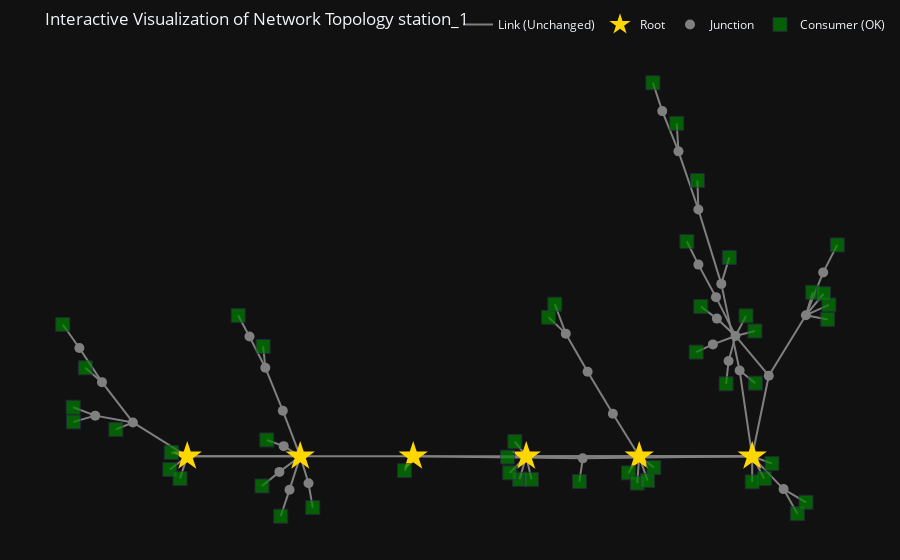

The code cell stored with this chart in its notebook:
### Markdown cell above
The following code provides an interactive tool for exploring network data by station. Use the dropdown menu to select a station, and the analysis results, including network properties and visualizations, will update automatically. Simply choose a station to see its network details.

### Code cell
# ==============================================================================
# --- JUPYTER-FRIENDLY INTERACTIVE WIDGETS ---
# ==============================================================================
import ipywidgets as widgets
from IPython.display import display, clear_output

# Get a list of all unique stations
all_stations = sorted(df_full['station'].unique())

# 1. Create the dropdown widget
station_dropdown = widgets.Dropdown(
    options=all_stations,
    description='Select Station:',
    value=all_stations[0] if all_stations else None,
    disabled=False,
)

# 2. Create an output widget to hold the prints and plots
output_area = widgets.Output()

# 3. Define the function that runs when the dropdown value changes
def on_station_change(change):
    selected_station = change['new']
    
    with output_area:
        clear_output(wait=True)
        print(f"--- Running analysis for station: '{selected_station}' ---")
        df_one_station = df_full[df_full['station'] == selected_station].copy()
        
        # Build the graph using the MODIFIED function
        G, consumer_props, roots = build_and_simplify_network(df_one_station)
        
        print("\n--- Results ---")
        print(f"Simplified graph has {G.number_of_nodes()} nodes and {G.number_of_edges()} edges.")
        print(f"Identified {len(roots)} root node(s): {roots}")
        print(f"Found properties for {len(consumer_props)} unique consumers.")
        
        print("\n--- Network Topology ---")
        visualize_network_topology(graph=G, root_node_ids=roots, optimize_space=True, station_name=selected_station)

# 4. Link the function to the dropdown widget
station_dropdown.observe(on_station_change, names='value')

# 5. Display the UI and run the analysis for the initial default value
print("Use the dropdown below to select a station.")
display(station_dropdown, output_area)

if station_dropdown.value:
    on_station_change({'new': station_dropdown.value})

### Figure 1 — Plotly figure (JSON) as saved in the notebook; plotly's stock layout.template omitted (floating-point values rounded to 4 significant figures; data arrays with more than 128 entries replaced by an {"elided": "..."} marker saying what was removed)
{"data": [{"hoverinfo": "none", "line": {"color": "grey", "width": 2}, "mode": "lines", "name": "Link (Unchanged)", "type": "scatter", "x": {"elided": "249 float values"}, "y": {"elided": "249 float values"}}, {"hoverinfo": "text", "marker": {"opacity": 0, "size": 15}, "mode": "markers", "showlegend": false, "text": ["Connection: FLU0000001_node-FLU0000022_node<br>Link Length: 135.7 m<br>Aggregated Imax: 165.00 A", "Connection: FLU0000001_node-HAS0000164_node<br>Link Length: 20.5 m<br>Aggregated Imax: 125.00 A", "Connection: FLU0000001_node-HAS0000165_node<br>Link Length: 27.6 m<br>Aggregated Imax: 125.00 A", "Connection: FLU0000022_node-MUF0001006_node<br>Link Length: 5.2 m<br>Aggregated Imax: 119.00 A", "Connection: MUF0001006_node-PIN0000224_node<br>Link Length: 37.7 m<br>Aggregated Imax: 119.00 A", "Connection: HAS0000002_node-MUF0000004_node<br>Link Length: 66.0 m<br>Aggregated Imax: 56.00 A", "Connection: MUF0000004_node-MUF0001004_node<br>Link Length: 35.2 m<br>Aggregated Imax: 94.50 A", "Connection: MUF0000004_node-MUF0001010_node<br>Link Length: 74.9 m<br>Aggregated Imax: 175.00 A", "Connection: MUF0001004_node-HAS0000003_node<br>Link Length: 22.1 m<br>Aggregated Imax: 119.00 A", "Connection: MUF0001010_node-PIN0000225_node<br>Link Length: 21.5 m<br>Aggregated Imax: 175.00 A", "Connection: HAS0000005_node-MUF0000200_node<br>Link Length: 48.7 m<br>Aggregated Imax: 69.00 A", "Connection: MUF0000200_node-PIN0000225_node<br>Link Length: 21.5 m<br>Aggregated Imax: 69.00 A", "Connection: PIN0000225_node-MUF0000193_node<br>Link Length: 14.7 m<br>Aggregated Imax: 69.00 A", "Connection: PIN0000225_node-MUF0000197_node<br>Link Length: 50.8 m<br>Aggregated Imax: 119.00 A", "Connection: PIN0000225_node-MUF0001009_node<br>Link Length: 21.5 m<br>Aggregated Imax: 119.00 A", "Connection: PIN0000225_node-PIN0000226_node<br>Link Length: 65.3 m<br>Aggregated Imax: 175.00 A", "Connection: HAS0000006_node-MUF0000193_node<br>Link Length: 3.2 m<br>Aggregated Imax: 56.00 A", "Connection: HAS0000007_node-MUF0000009_node<br>Link Length: 4.8 m<br>Aggregated Imax: 42.00 A", "Connection: MUF0000009_node-HAS0000008_node<br>Link Length: 14.2 m<br>Aggregated Imax: 69.00 A", "Connection: MUF0000009_node-PIN0000154_node<br>Link Length: 94.3 m<br>Aggregated Imax: 140.00 A", "Connection: PIN0000154_node-MUF0000030_node<br>Link Length: 44.3 m<br>Aggregated Imax: 140.00 A", "Connection: PIN0000154_node-HAS0000034_node<br>Link Length: 9.1 m<br>Aggregated Imax: 204.00 A", "Connection: PIN0000154_node-MUF0000184_node<br>Link Length: 92.2 m<br>Aggregated Imax: 171.50 A", "Connection: PIN0000154_node-HAS0000043_node<br>Link Length: 37.5 m<br>Aggregated Imax: 119.00 A", "Connection: PIN0000154_node-HAS0000048_node<br>Link Length: 2.2 m<br>Aggregated Imax: 2000.00 A", "Connection: PIN0000154_node-PIN0000224_node<br>Link Length: 92.8 m<br>Aggregated Imax: 266.00 A", "Connection: PIN0000154_node-PIN0000223_node<br>Link Length: 182.5 m<br>Aggregated Imax: 383.00 A", "Connection: PIN0000154_node-PIN0000226_node<br>Link Length: 140.3 m<br>Aggregated Imax: 266.00 A", "Connection: PIN0000154_node-ABG0000137_node<br>Link Length: 127.0 m<br>Aggregated Imax: 195.00 A", "Connection: HAS0000010_node-PIN0000226_node<br>Link Length: 23.4 m<br>Aggregated Imax: 119.00 A", "Connection: PIN0000226_node-HAS0000011_node<br>Link Length: 37.6 m<br>Aggregated Imax: 69.00 A", "Connection: PIN0000226_node-MUF0000013_node<br>Link Length: 57.5 m<br>Aggregated Imax: 195.00 A", "Connection: PIN0000226_node-HAS0000163_node<br>Link Length: 47.5 m<br>Aggregated Imax: 119.00 A", "Connection: HAS0000012_node-MUF0000013_node<br>Link Length: 9.7 m<br>Aggregated Imax: 56.00 A", "Connection: MUF0000013_node-MUF0001005_node<br>Link Length: 20.3 m<br>Aggregated Imax: 140.00 A", "Connection: MUF0000013_node-ABG0000078_node<br>Link Length: 20.7 m<br>Aggregated Imax: 140.00 A", "Connection: MUF0001005_node-HAS0000014_node<br>Link Length: 46.5 m<br>Aggregated Imax: 56.00 A", "Connection: MUF0001005_node-HAS0000015_node<br>Link Length: 7.7 m<br>Aggregated Imax: 56.00 A", "Connection: ABG0000078_node-MUF0000017_node<br>Link Length: 113.9 m<br>Aggregated Imax: 69.00 A", "Connection: ABG0000078_node-HAS0000166_node<br>Link Length: 28.9 m<br>Aggregated Imax: 119.00 A", "Connection: HAS0000016_node-MUF0000017_node<br>Link Length: 621.8 m<br>Aggregated Imax: 69.00 A", "Connection: HAS0000018_node-PIN0000224_node<br>Link Length: 61.1 m<br>Aggregated Imax: 119.00 A", "Connection: PIN0000224_node-HAS0000019_node<br>Link Length: 30.6 m<br>Aggregated Imax: 119.00 A", "Connection: PIN0000224_node-HAS0000020_node<br>Link Length: 31.1 m<br>Aggregated Imax: 119.00 A", "Connection: PIN0000224_node-HAS0000021_node<br>Link Length: 13.5 m<br>Aggregated Imax: 119.00 A", "Connection: HAS0000024_node-MUF0000030_node<br>Link Length: 4.3 m<br>Aggregated Imax: 94.50 A", "Connection: MUF0000030_node-MUF0001007_node<br>Link Length: 37.5 m<br>Aggregated Imax: 140.00 A", "Connection: MUF0001007_node-MUF0000028_node<br>Link Length: 15.8 m<br>Aggregated Imax: 140.00 A", "Connection: MUF0001007_node-HAS0000029_node<br>Link Length: 11.1 m<br>Aggregated Imax: 56.00 A", "Connection: HAS0000026_node-MUF0000028_node<br>Link Length: 7.4 m<br>Aggregated Imax: 56.00 A", "Connection: MUF0000028_node-MUF0000032_node<br>Link Length: 36.0 m<br>Aggregated Imax: 140.00 A", "Connection: MUF0000032_node-HAS0000027_node<br>Link Length: 1.9 m<br>Aggregated Imax: 77.00 A", "Connection: MUF0000032_node-MUF0000033_node<br>Link Length: 18.7 m<br>Aggregated Imax: 140.00 A", "Connection: MUF0000033_node-HAS0000031_node<br>Link Length: 4.0 m<br>Aggregated Imax: 94.50 A", "Connection: HAS0000035_node-MUF0000184_node<br>Link Length: 6.9 m<br>Aggregated Imax: 140.00 A", "Connection: MUF0000184_node-PIN0000227_node<br>Link Length: 34.7 m<br>Aggregated Imax: 171.50 A", "Connection: PIN0000227_node-HAS0000042_node<br>Link Length: 1.7 m<br>Aggregated Imax: 79.00 A", "Connection: HAS0000037_node-MUF0000049_node<br>Link Length: 4.8 m<br>Aggregated Imax: 42.00 A", "Connection: MUF0000049_node-ABG0000152_node<br>Link Length: 41.6 m<br>Aggregated Imax: 69.00 A", "Connection: ABG0000152_node-HAS0000050_node<br>Link Length: 7.7 m<br>Aggregated Imax: 69.00 A", "Connection: ABG0000152_node-HAS0000167_node<br>Link Length: 7.5 m<br>Aggregated Imax: 69.00 A", "Connection: ABG0000152_node-HAS0000168_node<br>Link Length: 32.2 m<br>Aggregated Imax: 69.00 A", "Connection: ABG0000152_node-HAS0000169_node<br>Link Length: 58.3 m<br>Aggregated Imax: 69.00 A", "Connection: ABG0000152_node-ABG0000137_node<br>Link Length: 25.8 m<br>Aggregated Imax: 175.00 A", "Connection: HAS0000038_node-MUF0000052_node<br>Link Length: 13.1 m<br>Aggregated Imax: 56.00 A", "Connection: MUF0000052_node-ABG0000053_node<br>Link Length: 19.2 m<br>Aggregated Imax: 119.00 A", "Connection: ABG0000053_node-MUF0000040_node<br>Link Length: 34.8 m<br>Aggregated Imax: 266.00 A", "Connection: ABG0000053_node-HAS0000051_node<br>Link Length: 48.3 m<br>Aggregated Imax: 107.00 A", "Connection: ABG0000053_node-MUF0001062_node<br>Link Length: 19.2 m<br>Aggregated Imax: 119.00 A", "Connection: ABG0000053_node-MUF0001061_node<br>Link Length: 14.0 m<br>Aggregated Imax: 119.00 A", "Connection: ABG0000053_node-HAS0000161_node<br>Link Length: 38.7 m<br>Aggregated Imax: 119.00 A", "Connection: ABG0000053_node-ABG0000137_node<br>Link Length: 105.1 m<br>Aggregated Imax: 386.00 A", "Connection: HAS0000039_node-MUF0001008_node<br>Link Length: 5.6 m<br>Aggregated Imax: 94.50 A", "Connection: MUF0001008_node-MUF0000040_node<br>Link Length: 66.6 m<br>Aggregated Imax: 266.00 A", "Connection: HAS0000041_node-PIN0000223_node<br>Link Length: 68.5 m<br>Aggregated Imax: 175.00 A", "Connection: PIN0000223_node-HAS0000172_node<br>Link Length: 12.6 m<br>Aggregated Imax: 175.00 A", "Connection: PIN0000223_node-HAS0000174_node<br>Link Length: 31.9 m<br>Aggregated Imax: 175.00 A", "Connection: PIN0000223_node-HAS0000173_node<br>Link Length: 34.5 m<br>Aggregated Imax: 69.00 A", "Connection: PIN0000223_node-HAS0000162_node<br>Link Length: 37.2 m<br>Aggregated Imax: 119.00 A", "Connection: HAS0000044_node-MUF0000197_node<br>Link Length: 8.4 m<br>Aggregated Imax: 77.00 A", "Connection: HAS0000045_node-MUF0001009_node<br>Link Length: 70.7 m<br>Aggregated Imax: 119.00 A", "Connection: MUF0001062_node-HAS0000171_node<br>Link Length: 5.6 m<br>Aggregated Imax: 56.00 A", "Connection: MUF0001061_node-HAS0000170_node<br>Link Length: 10.4 m<br>Aggregated Imax: 56.00 A"], "type": "scatter", "x": [6.893, 6.548, 6.603, 7.31, 7.767, 1.362, 1.242, 1.537, 1.001, 1.846, 2.184, 2.073, 1.905, 1.816, 1.854, 1, 1.733, 10.68, 10.75, 10.28, 9.889, 10.17, 8.501, 10.11, 10.0, 9, 8, 5, 10.15, -0.1538, -0.06409, -0.4807, -0.1415, -1.112, -1.295, -1.235, -1.824, -1.821, -1.709, -1.657, -2.056, 7.905, 8.129, 7.982, 8.074, 9.917, 9.615, 9.25, 9.524, 9.038, 8.871, 8.679, 8.551, 8.325, 6.971, 5.501, 3.922, 11.38, 11.1, 11.15, 11.01, 11.11, 11.14, 10.62, 9.56, 9.643, 9.532, 9.876, 9.504, 9.54, 9.797, 9.999, 8.946, 9.203, 5.834, 5.9, 5.941, 5.854, 6.047, 1.477, 1.558, 9.156, 9.233], "y": [2.448, 2.827, 2.919, 1.888, 1.297, 2.386, 2.455, 1.937, 2.82, 1.318, 0.4535, 0.8115, 0.7671, 0.8912, 1.071, 1, 0.349, 0.371, 0.4502, 0.7712, 1.599, 0.9495, 0.9858, 0.8442, 0.8214, 1, 1, 1, 1.563, 0.9083, 0.8447, 1.236, 1.027, 1.424, 1.52, 1.754, 1.627, 1.524, 2.275, 2.136, 2.677, 0.8843, 0.922, 0.8127, 0.8306, 2.11, 2.804, 3.928, 3.593, 4.65, 4.854, 5.455, 5.54, 6.019, 0.8098, 0.9858, 0.9002, 3.761, 3.27, 3.042, 3.131, 3.121, 2.942, 2.548, 2.172, 2.506, 2.952, 2.715, 2.622, 2.802, 2.821, 2.403, 3.838, 3.45, 0.9948, 1.103, 0.8396, 0.8847, 0.8388, 0.6841, 1.185, 2.51, 3.008]}, {"hoverinfo": "text", "marker": {"color": "#FFD700", "size": 22, "symbol": "star"}, "mode": "markers", "name": "Root", "text": ["<b>ID: PIN0000225_node</b><br>Type: Network Root", "<b>ID: PIN0000154_node</b><br>Type: Network Root", "<b>ID: PIN0000226_node</b><br>Type: Network Root", "<b>ID: PIN0000224_node</b><br>Type: Network Root", "<b>ID: PIN0000227_node</b><br>Type: Network Root", "<b>ID: PIN0000223_node</b><br>Type: Network Root"], "type": "scatter", "x": [2, 10, 0, 8, 4, 6], "y": [1, 1, 1, 1, 1, 1]}, {"hoverinfo": "text", "marker": {"color": "grey", "size": 10}, "mode": "markers", "name": "Junction", "text": ["<b>ID: FLU0000001_node</b><br>Type: Junction Point", "<b>ID: FLU0000022_node</b><br>Type: Junction Point", "<b>ID: MUF0001006_node</b><br>Type: Junction Point", "<b>ID: MUF0000004_node</b><br>Type: Junction Point", "<b>ID: MUF0001004_node</b><br>Type: Junction Point", "<b>ID: MUF0001010_node</b><br>Type: Junction Point", "<b>ID: MUF0000200_node</b><br>Type: Junction Point", "<b>ID: MUF0000193_node</b><br>Type: Junction Point", "<b>ID: MUF0000009_node</b><br>Type: Junction Point", "<b>ID: MUF0000013_node</b><br>Type: Junction Point", "<b>ID: MUF0001005_node</b><br>Type: Junction Point", "<b>ID: ABG0000078_node</b><br>Type: Junction Point", "<b>ID: MUF0000017_node</b><br>Type: Junction Point", "<b>ID: MUF0000030_node</b><br>Type: Junction Point", "<b>ID: MUF0001007_node</b><br>Type: Junction Point", "<b>ID: MUF0000028_node</b><br>Type: Junction Point", "<b>ID: MUF0000032_node</b><br>Type: Junction Point", "<b>ID: MUF0000033_node</b><br>Type: Junction Point", "<b>ID: MUF0000184_node</b><br>Type: Junction Point", "<b>ID: MUF0000049_node</b><br>Type: Junction Point", "<b>ID: ABG0000152_node</b><br>Type: Junction Point", "<b>ID: MUF0000052_node</b><br>Type: Junction Point", "<b>ID: ABG0000053_node</b><br>Type: Junction Point", "<b>ID: MUF0001008_node</b><br>Type: Junction Point", "<b>ID: MUF0000040_node</b><br>Type: Junction Point", "<b>ID: MUF0000197_node</b><br>Type: Junction Point", "<b>ID: MUF0001009_node</b><br>Type: Junction Point", "<b>ID: ABG0000137_node</b><br>Type: Junction Point", "<b>ID: MUF0001062_node</b><br>Type: Junction Point", "<b>ID: MUF0001061_node</b><br>Type: Junction Point"], "type": "scatter", "x": [6.7, 7.087, 7.534, 1.382, 1.102, 1.691, 2.147, 1.811, 10.55, -0.9614, -1.628, -1.509, -1.909, 9.777, 9.453, 9.047, 8.695, 8.408, 7.001, 11.26, 10.95, 9.582, 9.704, 9.048, 9.359, 1.632, 1.707, 10.29, 9.304, 9.375], "y": [2.713, 2.182, 1.594, 2.237, 2.672, 1.637, 0.623, 0.5342, 0.5424, 1.473, 1.568, 2.036, 2.513, 2.199, 3.408, 4.448, 5.259, 5.821, 0.9715, 3.569, 2.971, 2.331, 2.681, 3.677, 3.223, 0.7824, 1.142, 2.126, 2.563, 2.923]}, {"hoverinfo": "text", "marker": {"color": "green", "size": [14, 14, 14, 14, 14, 14, 14, 14, 14, 14, 14, 14, 14, 14, 14, 14, 14, 14, 14, 14, 14, 14, 14, 14, 14, 14, 14, 14, 14, 14, 14, 14, 14, 14, 14, 14, 14, 14, 14, 14, 14, 14, 14, 14, 14, 14, 14, 14], "symbol": "square"}, "mode": "markers", "name": "Consumer (OK)", "text": ["<b>ID: HAS0000164_node</b><br>Type: Consumer Node<br>Contained Consumers: 1", "<b>ID: HAS0000165_node</b><br>Type: Consumer Node<br>Contained Consumers: 1", "<b>ID: HAS0000002_node</b><br>Type: Consumer Node<br>Contained Consumers: 1", "<b>ID: HAS0000003_node</b><br>Type: Consumer Node<br>Contained Consumers: 1", "<b>ID: HAS0000005_node</b><br>Type: Consumer Node<br>Contained Consumers: 1", "<b>ID: HAS0000006_node</b><br>Type: Consumer Node<br>Contained Consumers: 1", "<b>ID: HAS0000007_node</b><br>Type: Consumer Node<br>Contained Consumers: 1", "<b>ID: HAS0000008_node</b><br>Type: Consumer Node<br>Contained Consumers: 1", "<b>ID: HAS0000010_node</b><br>Type: Consumer Node<br>Contained Consumers: 1", "<b>ID: HAS0000011_node</b><br>Type: Consumer Node<br>Contained Consumers: 1", "<b>ID: HAS0000012_node</b><br>Type: Consumer Node<br>Contained Consumers: 1", "<b>ID: HAS0000014_node</b><br>Type: Consumer Node<br>Contained Consumers: 1", "<b>ID: HAS0000015_node</b><br>Type: Consumer Node<br>Contained Consumers: 1", "<b>ID: HAS0000016_node</b><br>Type: Consumer Node<br>Contained Consumers: 1", "<b>ID: HAS0000166_node</b><br>Type: Consumer Node<br>Contained Consumers: 1", "<b>ID: HAS0000018_node</b><br>Type: Consumer Node<br>Contained Consumers: 1", "<b>ID: HAS0000019_node</b><br>Type: Consumer Node<br>Contained Consumers: 1", "<b>ID: HAS0000020_node</b><br>Type: Consumer Node<br>Contained Consumers: 1", "<b>ID: HAS0000021_node</b><br>Type: Consumer Node<br>Contained Consumers: 1", "<b>ID: HAS0000024_node</b><br>Type: Consumer Node<br>Contained Consumers: 1", "<b>ID: HAS0000026_node</b><br>Type: Consumer Node<br>Contained Consumers: 1", "<b>ID: HAS0000027_node</b><br>Type: Consumer Node<br>Contained Consumers: 1", "<b>ID: HAS0000029_node</b><br>Type: Consumer Node<br>Contained Consumers: 1", "<b>ID: HAS0000031_node</b><br>Type: Consumer Node<br>Contained Consumers: 1", "<b>ID: HAS0000034_node</b><br>Type: Consumer Node<br>Contained Consumers: 1", "<b>ID: HAS0000035_node</b><br>Type: Consumer Node<br>Contained Consumers: 1", "<b>ID: HAS0000037_node</b><br>Type: Consumer Node<br>Contained Consumers: 1", "<b>ID: HAS0000038_node</b><br>Type: Consumer Node<br>Contained Consumers: 1", "<b>ID: HAS0000039_node</b><br>Type: Consumer Node<br>Contained Consumers: 1", "<b>ID: HAS0000041_node</b><br>Type: Consumer Node<br>Contained Consumers: 1", "<b>ID: HAS0000042_node</b><br>Type: Consumer Node<br>Contained Consumers: 1", "<b>ID: HAS0000043_node</b><br>Type: Consumer Node<br>Contained Consumers: 1", "<b>ID: HAS0000044_node</b><br>Type: Consumer Node<br>Contained Consumers: 1", "<b>ID: HAS0000045_node</b><br>Type: Consumer Node<br>Contained Consumers: 1", "<b>ID: HAS0000048_node</b><br>Type: Consumer Node<br>Contained Consumers: 1", "<b>ID: HAS0000050_node</b><br>Type: Consumer Node<br>Contained Consumers: 1", "<b>ID: HAS0000167_node</b><br>Type: Consumer Node<br>Contained Consumers: 1", "<b>ID: HAS0000168_node</b><br>Type: Consumer Node<br>Contained Consumers: 1", "<b>ID: HAS0000169_node</b><br>Type: Consumer Node<br>Contained Consumers: 1", "<b>ID: HAS0000051_node</b><br>Type: Consumer Node<br>Contained Consumers: 1", "<b>ID: HAS0000161_node</b><br>Type: Consumer Node<br>Contained Consumers: 1", "<b>ID: HAS0000172_node</b><br>Type: Consumer Node<br>Contained Consumers: 1", "<b>ID: HAS0000174_node</b><br>Type: Consumer Node<br>Contained Consumers: 1", "<b>ID: HAS0000173_node</b><br>Type: Consumer Node<br>Contained Consumers: 1", "<b>ID: HAS0000162_node</b><br>Type: Consumer Node<br>Contained Consumers: 1", "<b>ID: HAS0000163_node</b><br>Type: Consumer Node<br>Contained Consumers: 1", "<b>ID: HAS0000170_node</b><br>Type: Consumer Node<br>Contained Consumers: 1", "<b>ID: HAS0000171_node</b><br>Type: Consumer Node<br>Contained Consumers: 1"], "type": "scatter", "x": [6.395, 6.507, 1.343, 0.9011, 2.221, 1.655, 10.8, 10.95, -0.3077, -0.1282, -1.263, -2.019, -2.014, -2.204, -1.804, 7.81, 8.259, 7.965, 8.148, 10.06, 9.03, 8.664, 9.596, 8.242, 10.35, 6.941, 11.51, 9.538, 8.844, 5.668, 3.845, 10.21, 1.323, 1.408, 10.0, 11.36, 11.07, 11.26, 11.34, 10.05, 9.891, 5.799, 5.882, 5.708, 6.093, -0.283, 9.09, 9.008], "y": [2.941, 3.125, 2.534, 2.967, 0.2841, 0.1637, 0.1996, 0.358, 0.8166, 0.6894, 1.376, 1.685, 1.481, 2.841, 2.236, 0.7685, 0.844, 0.6254, 0.6613, 2.022, 4.853, 5.651, 3.778, 6.217, 0.8991, 0.6481, 3.953, 2.013, 3.999, 0.9896, 0.8004, 0.6885, 0.5857, 1.229, 0.6428, 3.114, 3.291, 3.271, 2.912, 2.75, 2.962, 1.206, 0.6793, 0.7693, 0.6776, 1.055, 3.092, 2.456]}], "layout": {"hovermode": "closest", "legend": {"orientation": "h", "x": 1, "xanchor": "right", "y": 1.02, "yanchor": "bottom"}, "margin": {"b": 10, "l": 10, "r": 10, "t": 40}, "showlegend": true, "title": {"text": "Interactive Visualization of Network Topology station_1"}, "xaxis": {"showgrid": false, "showticklabels": false, "zeroline": false}, "yaxis": {"showgrid": false, "showticklabels": false, "zeroline": false}}}
